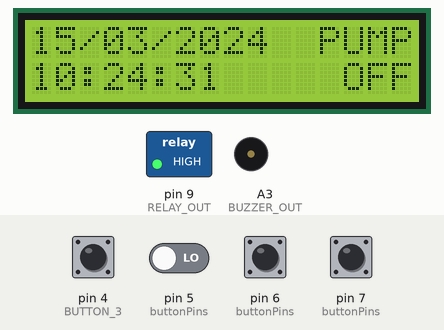
This sketch was run on a simulated Arduino Uno, built with avr-gcc and run on an emulated ATmega328P. Shown: 16×2 character LCD, switched loads named in the sketch (green lamp = pin HIGH), buzzer (waves = sounding, pin HIGH). Inputs (shaded band) come from the test bench; at power-on: pin 4 (BUTTON_3), pin 5 (buttonPins), pin 6 (buttonPins), pin 7 (buttonPins) LOW. The local clock reads 2024-03-15 10:24:30 at power-on unless the sketch sets it; EEPROM starts erased; what the sketch prints to the serial monitor is not drawn.

Above: at 1.6 s.
1.7 s: pin 4 (BUTTON_3) pulled HIGH for 0.15 s
At 2.8 s:
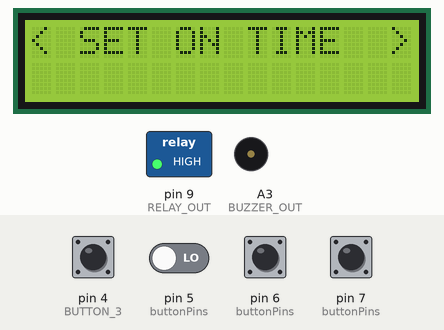
3.3 s: pin 6 (buttonPins) pulled HIGH for 0.15 s
At 4.1 s:
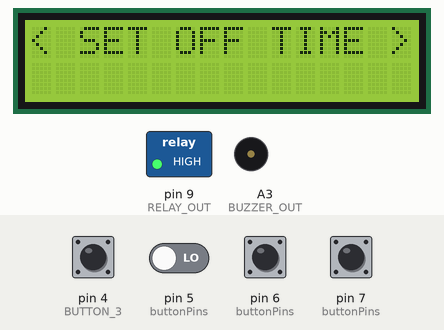
4.9 s: pin 4 (BUTTON_3) pulled HIGH for 1 s
At 5.5 s:
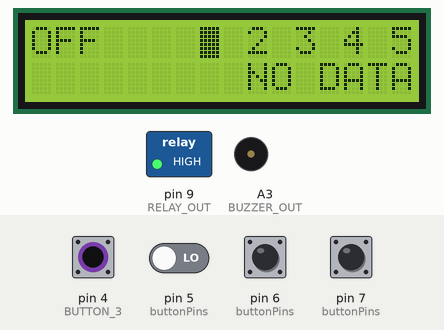
7.4 s: pin 4 (BUTTON_3) pulled HIGH for 0.15 s
At 8.7 s:
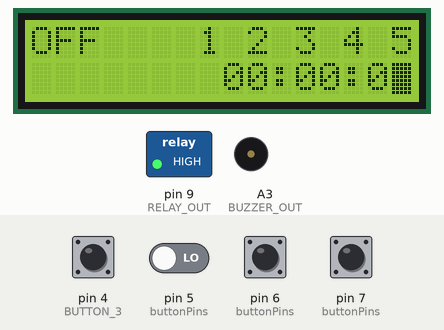
9.0 s: pin 7 (buttonPins) pulled HIGH for 0.15 s
At 9.9 s:
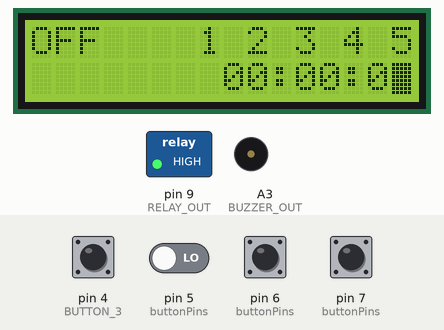
10.6 s: pin 7 (buttonPins) pulled HIGH for 1 s
At 16.4 s:
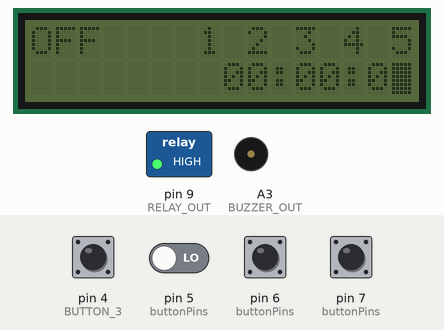
Timing chart, 0 to 17.5 s (numbered marks = the images above; inputs shaded):
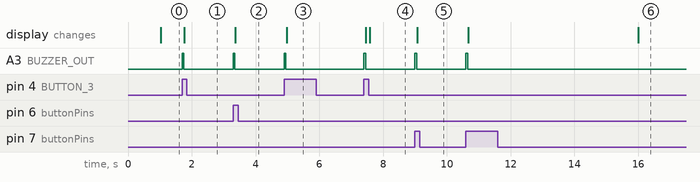

Measured:
- after the input at 1.7 s, A3 (BUZZER_OUT): LOW → HIGH at once, → LOW 0.05 s later; the display: changes after 0.07 s (image 1)
- after the input at 3.3 s, A3 (BUZZER_OUT): LOW → HIGH at once, → LOW 0.05 s later; the display: changes after 0.07 s (image 2)
- after the input at 4.9 s, A3 (BUZZER_OUT): LOW → HIGH at once, → LOW 0.05 s later; the display: changes after 0.07 s (image 3)
- after the input at 7.4 s, A3 (BUZZER_OUT): LOW → HIGH at once, → LOW 0.05 s later; the display: first changes after 0.06 s (image 4 shows a later state)
- after the input at 9.0 s, A3 (BUZZER_OUT): LOW → HIGH at once, → LOW 0.05 s later
- after the input at 10.6 s, A3 (BUZZER_OUT): LOW → HIGH at once, → LOW 0.05 s later

The sketch:

arduino_course_final_project.ino
```cpp
#include <Arduino.h>
#include <Wire.h>
#include <RtcDS1302.h>
#include <TimerOne.h>

#include "Global.h"
#include "Pins.h"

#include "HomeScreen.h"
#include "MenuScreen.h"
#include "SetTimeScreen.h"

volatile bool timer1Flag = false;

int buttonPins[] = { BUTTON_0, BUTTON_1, BUTTON_2, BUTTON_3 };
bool lastButtonStates[] = { LOW, LOW, LOW, LOW };
unsigned long lastButtonPressed[] = { 0, 0, 0, 0 };
bool isSleep = false;
unsigned long lastInteract = 0;

bool lcdBacklightIsOn = false;

void timerISR();

void updateLcdBacklight() {
  const bool shouldBeOn = !isSleep;

  if (shouldBeOn == lcdBacklightIsOn) {
    return;
  }

  if (shouldBeOn) {
    g_lcd.backlight();
  } else {
    g_lcd.noBacklight();
  }

  lcdBacklightIsOn = shouldBeOn;
}

void applyRelayOutput() {
#if RELAY_ACTIVE_LOW
  // The program's logical state is 1 = ON, 0 = OFF.
  // Invert only the physical output for an active-LOW relay module.
  digitalWrite(RELAY_OUT, g_relayState ? LOW : HIGH);
#else
  // Active-HIGH relay module.
  digitalWrite(RELAY_OUT, g_relayState ? HIGH : LOW);
#endif
}

void setup() {
  Serial.begin(9600);

  loadSchedule();

  // Initialize the DS1302 RTC using the Makuna Rtc library.
  Rtc.Begin();

  if (Rtc.GetIsWriteProtected()) {
    Rtc.SetIsWriteProtected(false);
  }

  if (!Rtc.GetIsRunning()) {
    Rtc.SetIsRunning(true);
  }

  // Set the compile time only when the RTC reports invalid date/time.
  // Do not overwrite the RTC time on every Arduino restart.
  if (!Rtc.IsDateTimeValid()) {
    const RtcDateTime compiled(__DATE__, __TIME__);
    Rtc.SetDateTime(compiled);
  }

  g_now = Rtc.GetDateTime();

  Timer1.initialize(1000000);
  Timer1.attachInterrupt(timerISR);

  // Buttons are ACTIVE-HIGH. Use external pull-down resistors.
  for (int i = 0; i < 4; i++) {
    pinMode(buttonPins[i], INPUT);
  }

  pinMode(RELAY_OUT, OUTPUT);
  pinMode(BUZZER_OUT, OUTPUT);
  digitalWrite(BUZZER_OUT, LOW);

  // Ensure the relay starts in its OFF state.
  g_relayState = 0;
  applyRelayOutput();

  // Initialize the I2C LCD (16 columns x 2 rows).
  g_lcd.init();
  updateLcdBacklight();

  lastInteract = millis();
  refreshScreen();
}

void loop() {
  if (timer1Flag) {
    g_now = Rtc.GetDateTime();

    if (g_state == HomeScreen) {
      refreshScreen();
    }

    const long currentSod = (long)g_now.Hour() * 3600L
                          + (long)g_now.Minute() * 60L
                          + (long)g_now.Second();

    for (int i = 0; i < 5; i++) {
      if (currentSod == g_on_time[i]) {
        g_relayState = 1;
        break;
      }
    }

    for (int i = 0; i < 5; i++) {
      if (currentSod == g_off_time[i]) {
        g_relayState = 0;
        break;
      }
    }

    if (millis() - lastInteract >= 5000UL) {
      isSleep = true;
    }

    timer1Flag = false;
  }

  for (int i = 0; i < 4; i++) {
    const int currentButtonState = digitalRead(buttonPins[i]);
    const unsigned long currentTime = millis();

    // Active-HIGH button: LOW -> HIGH means pressed.
    if (currentButtonState == HIGH &&
        lastButtonStates[i] == LOW &&
        currentTime - lastButtonPressed[i] > 200UL) {

      bip();

      if (isSleep) {
        // The first press only wakes the LCD.
        isSleep = false;
      } else {
        g_lcd.clear();

        if (g_state == HomeScreen) {
          btnHomeScreen(i);
        } else if (g_state == MenuScreen) {
          btnMenuScreen(i);
        } else if (g_state == SetOnTimeScreen ||
                   g_state == SetOffTimeScreen) {
          btnSetTimeScreen(i);
        }

        refreshScreen();
        lastButtonPressed[i] = currentTime;
      }

      lastInteract = currentTime;
    }

    lastButtonStates[i] = currentButtonState;
  }

  applyRelayOutput();
  updateLcdBacklight();
}

void timerISR() {
  timer1Flag = true;
}
```

Global.cpp
```cpp
#include <Arduino.h>
#include <EEPROM.h>

#include "Pins.h"
#include "HomeScreen.h"
#include "MenuScreen.h"
#include "SetTimeScreen.h"
#include "Global.h"

UiState g_state = HomeScreen;
int g_relayState = 0;  // Logical state: 0 = OFF, 1 = ON.

LiquidCrystal_I2C g_lcd(
  LCD_I2C_ADDRESS,
  LCD_COLUMNS,
  LCD_ROWS
);

RtcDateTime g_now;

// ThreeWire expects (DAT, CLK, RST), not (CLK, DAT, RST).
ThreeWire myWire(RTC_DAT, RTC_CLK, RTC_RST);
RtcDS1302<ThreeWire> Rtc(myWire);

long g_on_time[] = { -1, -1, -1, -1, -1 };
long g_off_time[] = { -1, -1, -1, -1, -1 };

void bip() {
  digitalWrite(BUZZER_OUT, HIGH);
  delay(50);
  digitalWrite(BUZZER_OUT, LOW);
}

void loadSchedule() {
  const int magicNumber = EEPROM.read(77);

  if (magicNumber != 99) {
    saveSchedule();
    EEPROM.write(77, 99);
  }

  int address = 0;

  for (int i = 0; i < 5; i++) {
    EEPROM.get(address, g_on_time[i]);
    address += sizeof(long);
  }

  for (int i = 0; i < 5; i++) {
    EEPROM.get(address, g_off_time[i]);
    address += sizeof(long);
  }
}

void saveSchedule() {
  int address = 0;

  for (int i = 0; i < 5; i++) {
    EEPROM.put(address, g_on_time[i]);
    address += sizeof(long);
  }

  for (int i = 0; i < 5; i++) {
    EEPROM.put(address, g_off_time[i]);
    address += sizeof(long);
  }
}

void refreshScreen() {
  if (g_state == HomeScreen) {
    displayHomeScreen();
  } else if (g_state == MenuScreen) {
    displayMenuScreen();
  } else if (g_state == SetOnTimeScreen ||
             g_state == SetOffTimeScreen) {
    displaySetTimeScreen();
  }
}
```

Global.h
```cpp
#ifndef GLOBAL_H
#define GLOBAL_H

#include <Arduino.h>
#include <ThreeWire.h>
#include <RtcDS1302.h>
#include <LiquidCrystal_I2C.h>

enum UiState {
  HomeScreen,
  MenuScreen,
  SetOnTimeScreen,
  SetOffTimeScreen,
};

extern UiState g_state;
extern int g_relayState;
extern LiquidCrystal_I2C g_lcd;
extern RtcDateTime g_now;

extern long g_on_time[];
extern long g_off_time[];

extern ThreeWire myWire;
extern RtcDS1302<ThreeWire> Rtc;

void refreshScreen();
void loadSchedule();
void saveSchedule();
void bip();

#endif
```

HomeScreen.cpp
```cpp
#include <Arduino.h>
#include "Global.h"

void btnHomeScreen(int buttonIndex) {
  (void)buttonIndex;
  g_state = MenuScreen;
}

void displayHomeScreen() {
  char datestring[16];

  snprintf(
    datestring,
    sizeof(datestring),
    "%02u/%02u/%04u",
    (unsigned int)g_now.Day(),
    (unsigned int)g_now.Month(),
    (unsigned int)g_now.Year()
  );

  g_lcd.setCursor(0, 0);
  g_lcd.print(datestring);

  char timestring[12];

  snprintf(
    timestring,
    sizeof(timestring),
    "%02u:%02u:%02u",
    (unsigned int)g_now.Hour(),
    (unsigned int)g_now.Minute(),
    (unsigned int)g_now.Second()
  );

  g_lcd.setCursor(0, 1);
  g_lcd.print(timestring);

  g_lcd.setCursor(12, 0);
  g_lcd.print("PUMP");

  if (g_relayState == 1) {
    g_lcd.setCursor(13, 1);
    g_lcd.print(" ON");
  } else {
    g_lcd.setCursor(13, 1);
    g_lcd.print("OFF");
  }
}
```

HomeScreen.h
```cpp
#ifndef HOME_SCREEN_H
#define HOME_SCREEN_H

void displayHomeScreen();
void btnHomeScreen(int buttonIndex);

#endif
```

MenuScreen.cpp
```cpp
#include "Global.h"

char menu[3][20] = {
  " SET ON TIME",
  " SET OFF TIME",
  "     MANUAL"
};

unsigned int currentMenuIndex = 0;

void btnMenuScreen(int buttonIndex) {
  if (buttonIndex == 0) {
    if (currentMenuIndex == 0) {
      currentMenuIndex = 2;
    } else {
      currentMenuIndex--;
    }
  } else if (buttonIndex == 1) {
    if (currentMenuIndex == 2) {
      currentMenuIndex = 0;
    } else {
      currentMenuIndex++;
    }
  } else if (buttonIndex == 2) {
    g_state = HomeScreen;
  } else {
    if (currentMenuIndex == 0) {
      g_state = SetOnTimeScreen;
    } else if (currentMenuIndex == 1) {
      g_state = SetOffTimeScreen;
    } else {
      g_relayState = !g_relayState;
    }
  }
}

void displayMenuScreen() {
  g_lcd.setCursor(0, 0);
  g_lcd.write(0b00111100);
  g_lcd.setCursor(15, 0);
  g_lcd.write(0b00111110);
  g_lcd.setCursor(1, 0);
  g_lcd.print(menu[currentMenuIndex]);
}
```

MenuScreen.h
```cpp
#ifndef MENU_SCREEN_H
#define MENU_SCREEN_H

void displayMenuScreen();
void btnMenuScreen(int buttonIndex);

#endif
```

SetTimeScreen.cpp
```cpp
#include "Arduino.h"
#include "Global.h"
#include "Pins.h"


int currentSlotIndex = 0;
int isEditing = 0;
int editingTime[] = { 0, 0, 0 };  //h,m,s
int currentEditingIndex = 0;

int decrementDigit(int value, int maxValue, int digit);
int incrementDigit(int value, int maxValue, int digit);

void btnSetTimeScreen(int buttonIndex) {
  if (buttonIndex == 0) {
    if (isEditing) {
      if (currentEditingIndex == 0) {
        editingTime[2] = decrementDigit(editingTime[2], 9, 1);
      } else if (currentEditingIndex == 1) {
        editingTime[2] = decrementDigit(editingTime[2], 5, 10);
      } else if (currentEditingIndex == 2) {
        editingTime[1] = decrementDigit(editingTime[1], 9, 1);
      } else if (currentEditingIndex == 3) {
        editingTime[1] = decrementDigit(editingTime[1], 5, 10);
      } else if (currentEditingIndex == 4) {
        editingTime[0] = decrementDigit(editingTime[0], 9, 1);
      } else if (currentEditingIndex == 5) {
        if (editingTime[0] % 10 > 3) {
          editingTime[0] = decrementDigit(editingTime[0], 1, 10);
        } else {
          editingTime[0] = decrementDigit(editingTime[0], 2, 10);
        }
      }
    } else {
      if (currentSlotIndex == 0) {
        currentSlotIndex = 4;
      } else {
        currentSlotIndex--;
      }
    }
  } else if (buttonIndex == 1) {
    if (isEditing) {
      if (currentEditingIndex == 0) {
        editingTime[2] = incrementDigit(editingTime[2], 9, 1);
      } else if (currentEditingIndex == 1) {
        editingTime[2] = incrementDigit(editingTime[2], 5, 10);
      } else if (currentEditingIndex == 2) {
        editingTime[1] = incrementDigit(editingTime[1], 9, 1);
      } else if (currentEditingIndex == 3) {
        editingTime[1] = incrementDigit(editingTime[1], 5, 10);
      } else if (currentEditingIndex == 4) {
        editingTime[0] = incrementDigit(editingTime[0], 9, 1);
      } else if (currentEditingIndex == 5) {
        if (editingTime[0] % 10 > 3) {
          editingTime[0] = incrementDigit(editingTime[0], 1, 10);
        } else {
          editingTime[0] = incrementDigit(editingTime[0], 2, 10);
        }
      }
    } else {
      if (currentSlotIndex == 4) {
        currentSlotIndex = 0;
      } else {
        currentSlotIndex++;
      }
    }
  } else if (buttonIndex == 2) {
    if (isEditing) {
      isEditing = 0;
    } else {
      g_state = MenuScreen;
      currentSlotIndex = 0;
      g_lcd.noBlink();
    }

  } else {
    if (!isEditing) {
      unsigned long startTimestamp = millis();
      unsigned long lastTimestamp = 0;
      bool isLongPressed = 0;
      g_lcd.clear();
      g_lcd.noBlink();
      while (digitalRead(BUTTON_3) == HIGH) {
        unsigned long currentTimestamp = millis();
        if (currentTimestamp - startTimestamp > 300) {
          g_lcd.setCursor(0, 0);
          g_lcd.print("Deleting");
          g_lcd.setCursor(0, 1);
          g_lcd.print("[");
          g_lcd.setCursor(15, 1);
          g_lcd.print("]");
          int cursorPos = (currentTimestamp - (startTimestamp + 300)) / (2000 / 14);
          g_lcd.setCursor((uint8_t)(cursorPos + 1), 1);
          g_lcd.print("=");
        }
        if (currentTimestamp - startTimestamp > 2300) {
          isLongPressed = 1;
          break;
        }
        lastTimestamp = currentTimestamp;
      }
      g_lcd.clear();
      g_lcd.blink();

      if (isLongPressed) {
        if (g_state == SetOnTimeScreen) {
          g_on_time[currentSlotIndex] = -1;
        } else {
          g_off_time[currentSlotIndex] = -1;
        }
      }

      if (lastTimestamp - startTimestamp < 300) {
        isEditing = 1;
        currentEditingIndex = 0;
        editingTime[0] = 0;
        editingTime[1] = 0;
        editingTime[2] = 0;
      }

    } else {
      if (currentEditingIndex == 5) {
        isEditing = 0;
        if (g_state == SetOnTimeScreen) {
          g_on_time[currentSlotIndex] = (long)editingTime[0] * 3600 + (long)editingTime[1] * 60 + (long)editingTime[2];
        } else {
          g_off_time[currentSlotIndex] = (long)editingTime[0] * 3600 + (long)editingTime[1] * 60 + (long)editingTime[2];
        }
        saveSchedule();
      }
      currentEditingIndex++;
    }
  }
};


void displaySetTimeScreen() {
  Serial.println(currentEditingIndex);
  g_lcd.setCursor(0, 0);
  if (g_state == SetOnTimeScreen) {
    g_lcd.print("ON");
  } else {
    g_lcd.print("OFF");
  }

  g_lcd.setCursor(7, 0);
  g_lcd.print("1");
  g_lcd.setCursor(9, 0);
  g_lcd.print("2");
  g_lcd.setCursor(11, 0);
  g_lcd.print("3");
  g_lcd.setCursor(13, 0);
  g_lcd.print("4");
  g_lcd.setCursor(15, 0);
  g_lcd.print("5");

  if (isEditing) {
    char timestring[16];
    sprintf(timestring, "%02u:%02u:%02u", editingTime[0], editingTime[1], editingTime[2]);
    g_lcd.setCursor(8, 1);
    g_lcd.print(timestring);
  } else {

    long currentTime;
    if (g_state == SetOnTimeScreen) {
      currentTime = g_on_time[currentSlotIndex];
    } else {
      currentTime = g_off_time[currentSlotIndex];
    }
    if (currentTime < 0) {
      g_lcd.setCursor(9, 1);
      g_lcd.print("NO DATA");
    } else {
      int hour = currentTime / 3600;
      int minute = (currentTime / 60) % 60;
      int second = currentTime % 60;
      char timestring[16];
      sprintf(timestring, "%02u:%02u:%02u", hour, minute, second);
      g_lcd.setCursor(8, 1);
      g_lcd.print(timestring);
    }
  }

  if (isEditing) {
    if (currentEditingIndex == 0) {
      g_lcd.setCursor(15, 1);
    } else if (currentEditingIndex == 1) {
      g_lcd.setCursor(14, 1);
    } else if (currentEditingIndex == 2) {
      g_lcd.setCursor(12, 1);
    } else if (currentEditingIndex == 3) {
      g_lcd.setCursor(11, 1);
    } else if (currentEditingIndex == 4) {
      g_lcd.setCursor(9, 1);
    } else if (currentEditingIndex == 5) {
      g_lcd.setCursor(8, 1);
    }
  } else {
    g_lcd.setCursor((uint8_t)(currentSlotIndex * 2 + 7), 0);  // 0-4
    g_lcd.blink();
  }
};

int decrementDigit(int value, int maxValue, int digit) {
  if (value <= digit - 1) {
    value = value + maxValue * digit;
  } else {
    value = value - digit;
  }
  return value;
}

int incrementDigit(int value, int maxValue, int digit) {
  if (value >= maxValue * digit) {
    value = value - maxValue * digit;
  } else {
    value = value + digit;
  }
  return value;
}
```

SetTimeScreen.h
```cpp
#ifndef SET_TIME_SCREEN_H
#define SET_TIME_SCREEN_H

void displaySetTimeScreen();
void btnSetTimeScreen(int buttonIndex);

#endif
```

Pins.h
```cpp
#ifndef PINS_H
#define PINS_H

// Arduino Uno R3: I2C LCD
// SDA = A4, SCL = A5
#define LCD_I2C_ADDRESS 0x27
#define LCD_COLUMNS 16
#define LCD_ROWS 2

// DS1302 RTC via Makuna ThreeWire.
// ThreeWire constructor order is DAT, CLK, RST.
#define RTC_CLK 12
#define RTC_DAT 11
#define RTC_RST 10

// Output pins
#define RELAY_OUT 9
#define BUZZER_OUT A3

// Buttons are ACTIVE-HIGH.
// Each input requires an external pull-down resistor (for example 10k ohm).
// The button connects the input pin to 5V when pressed.
#define BUTTON_0 7  // Left
#define BUTTON_1 6  // Right
#define BUTTON_2 5  // Cancel
#define BUTTON_3 4  // OK

// Hardware-specific relay polarity.
// 1 = active-LOW relay module, 0 = active-HIGH relay module.
// The program's logical state remains: g_relayState 1 = ON, 0 = OFF.
// This default follows the active-LOW relay behavior in your earlier code.
#define RELAY_ACTIVE_LOW 1

#endif
```
